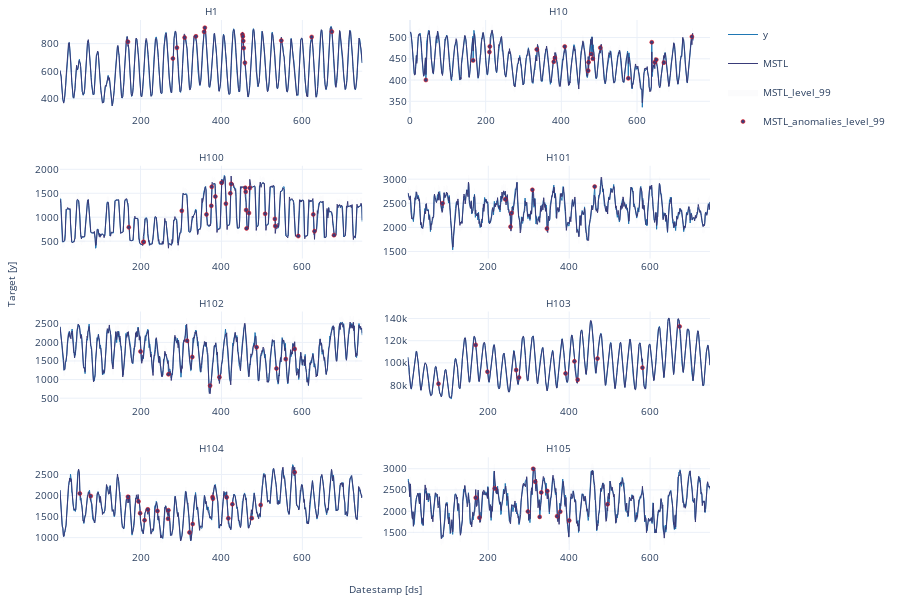

Notebook code cell kept with this figure:
### Code cell
StatsForecast.plot(insample_forecasts, plot_random = False, plot_anomalies = True)

### Figure 1 — Plotly figure (JSON) as saved in the notebook; plotly's stock layout.template omitted (floating-point values rounded to 4 significant figures; data arrays with more than 128 entries replaced by an {"elided": "..."} marker saying what was removed)
{"data": [{"legendgroup": "y", "line": {"color": "#1f77b4", "width": 1}, "mode": "lines", "name": "y", "showlegend": true, "type": "scatter", "x": {"elided": "748 int values"}, "xaxis": "x", "y": {"elided": "748 int values"}, "yaxis": "y"}, {"legendgroup": "MSTL", "line": {"color": "#393b79", "width": 1}, "mode": "lines", "name": "MSTL", "showlegend": true, "type": "scatter", "x": {"elided": "748 int values"}, "xaxis": "x", "y": {"elided": "748 float values"}, "yaxis": "y"}, {"fill": "toself", "fillcolor": "#393b79", "legendgroup": "MSTL_level_99", "line": {"color": "#393b79", "width": 1}, "mode": "lines", "name": "MSTL_level_99", "opacity": 0.01, "showlegend": true, "type": "scatter", "x": {"elided": "1496 int values"}, "xaxis": "x", "y": {"elided": "1496 float values"}, "yaxis": "y"}, {"fillcolor": "#393b79", "legendgroup": "MSTL_anomalies_level_99", "line": {"color": "#393b79", "width": 0.7}, "marker": {"line": {"color": "red", "width": 0.5}, "size": 4}, "mode": "markers", "name": "MSTL_anomalies_level_99", "opacity": 0.99, "showlegend": true, "type": "scatter", "x": [169, 280, 290, 309, 337, 357, 359, 452, 453, 454, 455, 458, 548, 623, 673], "xaxis": "x", "y": [813, 692, 770, 844, 853, 886, 916, 867, 852, 820, 768, 661, 822, 849, 887], "yaxis": "y"}, {"legendgroup": "y", "line": {"color": "#1f77b4", "width": 1}, "mode": "lines", "name": "y", "showlegend": false, "type": "scatter", "x": {"elided": "748 int values"}, "xaxis": "x2", "y": {"elided": "748 int values"}, "yaxis": "y2"}, {"legendgroup": "MSTL", "line": {"color": "#393b79", "width": 1}, "mode": "lines", "name": "MSTL", "showlegend": false, "type": "scatter", "x": {"elided": "748 int values"}, "xaxis": "x2", "y": {"elided": "748 float values"}, "yaxis": "y2"}, {"fill": "toself", "fillcolor": "#393b79", "legendgroup": "MSTL_level_99", "line": {"color": "#393b79", "width": 1}, "mode": "lines", "name": "MSTL_level_99", "opacity": 0.01, "showlegend": false, "type": "scatter", "x": {"elided": "1496 int values"}, "xaxis": "x2", "y": {"elided": "1496 float values"}, "yaxis": "y2"}, {"fillcolor": "#393b79", "legendgroup": "MSTL_anomalies_level_99", "line": {"color": "#393b79", "width": 0.7}, "marker": {"line": {"color": "red", "width": 0.5}, "size": 4}, "mode": "markers", "name": "MSTL_anomalies_level_99", "opacity": 0.99, "showlegend": false, "type": "scatter", "x": [42, 167, 210, 211, 335, 380, 383, 409, 471, 472, 479, 483, 503, 577, 639, 647, 651, 671, 745], "xaxis": "x2", "y": [400, 446, 466, 479, 472, 443, 452, 479, 422, 442, 461, 450, 476, 404, 489, 442, 448, 441, 502], "yaxis": "y2"}, {"legendgroup": "y", "line": {"color": "#1f77b4", "width": 1}, "mode": "lines", "name": "y", "showlegend": false, "type": "scatter", "x": {"elided": "748 int values"}, "xaxis": "x3", "y": {"elided": "748 float values"}, "yaxis": "y3"}, {"legendgroup": "MSTL", "line": {"color": "#393b79", "width": 1}, "mode": "lines", "name": "MSTL", "showlegend": false, "type": "scatter", "x": {"elided": "748 int values"}, "xaxis": "x3", "y": {"elided": "748 float values"}, "yaxis": "y3"}, {"fill": "toself", "fillcolor": "#393b79", "legendgroup": "MSTL_level_99", "line": {"color": "#393b79", "width": 1}, "mode": "lines", "name": "MSTL_level_99", "opacity": 0.01, "showlegend": false, "type": "scatter", "x": {"elided": "1496 int values"}, "xaxis": "x3", "y": {"elided": "1496 float values"}, "yaxis": "y3"}, {"fillcolor": "#393b79", "legendgroup": "MSTL_anomalies_level_99", "line": {"color": "#393b79", "width": 0.7}, "marker": {"line": {"color": "red", "width": 0.5}, "size": 4}, "mode": "markers", "name": "MSTL_anomalies_level_99", "opacity": 0.99, "showlegend": false, "type": "scatter", "x": [171, 207, 208, 302, 363, 375, 376, 385, 400, 411, 422, 424, 459, 460, 461, 462, 468, 470, 508, 532, 533, 590, 627, 630, 678], "xaxis": "x3", "y": [789, 480, 482, 1133, 1059, 1237, 1634, 1431, 1721, 1282, 1499, 1695, 1615, 1531, 1148, 765, 1087, 1608, 1070, 964, 815, 605, 1059, 707, 625], "yaxis": "y3"}, {"legendgroup": "y", "line": {"color": "#1f77b4", "width": 1}, "mode": "lines", "name": "y", "showlegend": false, "type": "scatter", "x": {"elided": "748 int values"}, "xaxis": "x4", "y": {"elided": "748 int values"}, "yaxis": "y4"}, {"legendgroup": "MSTL", "line": {"color": "#393b79", "width": 1}, "mode": "lines", "name": "MSTL", "showlegend": false, "type": "scatter", "x": {"elided": "748 int values"}, "xaxis": "x4", "y": {"elided": "748 float values"}, "yaxis": "y4"}, {"fill": "toself", "fillcolor": "#393b79", "legendgroup": "MSTL_level_99", "line": {"color": "#393b79", "width": 1}, "mode": "lines", "name": "MSTL_level_99", "opacity": 0.01, "showlegend": false, "type": "scatter", "x": {"elided": "1496 int values"}, "xaxis": "x4", "y": {"elided": "1496 float values"}, "yaxis": "y4"}, {"fillcolor": "#393b79", "legendgroup": "MSTL_anomalies_level_99", "line": {"color": "#393b79", "width": 0.7}, "marker": {"line": {"color": "red", "width": 0.5}, "size": 4}, "mode": "markers", "name": "MSTL_anomalies_level_99", "opacity": 0.99, "showlegend": false, "type": "scatter", "x": [87, 242, 255, 258, 309, 345, 463], "xaxis": "x4", "y": [2499, 2581, 2013, 2298, 2780, 1974, 2845], "yaxis": "y4"}, {"legendgroup": "y", "line": {"color": "#1f77b4", "width": 1}, "mode": "lines", "name": "y", "showlegend": false, "type": "scatter", "x": {"elided": "748 int values"}, "xaxis": "x5", "y": {"elided": "748 int values"}, "yaxis": "y5"}, {"legendgroup": "MSTL", "line": {"color": "#393b79", "width": 1}, "mode": "lines", "name": "MSTL", "showlegend": false, "type": "scatter", "x": {"elided": "748 int values"}, "xaxis": "x5", "y": {"elided": "748 float values"}, "yaxis": "y5"}, {"fill": "toself", "fillcolor": "#393b79", "legendgroup": "MSTL_level_99", "line": {"color": "#393b79", "width": 1}, "mode": "lines", "name": "MSTL_level_99", "opacity": 0.01, "showlegend": false, "type": "scatter", "x": {"elided": "1496 int values"}, "xaxis": "x5", "y": {"elided": "1496 float values"}, "yaxis": "y5"}, {"fillcolor": "#393b79", "legendgroup": "MSTL_anomalies_level_99", "line": {"color": "#393b79", "width": 0.7}, "marker": {"line": {"color": "red", "width": 0.5}, "size": 4}, "mode": "markers", "name": "MSTL_anomalies_level_99", "opacity": 0.99, "showlegend": false, "type": "scatter", "x": [200, 269, 315, 328, 372, 395, 487, 536, 559, 581], "xaxis": "x5", "y": [1755, 1141, 2042, 1606, 837, 1065, 1871, 1298, 1550, 1821], "yaxis": "y5"}, {"legendgroup": "y", "line": {"color": "#1f77b4", "width": 1}, "mode": "lines", "name": "y", "showlegend": false, "type": "scatter", "x": {"elided": "748 int values"}, "xaxis": "x6", "y": {"elided": "748 int values"}, "yaxis": "y6"}, {"legendgroup": "MSTL", "line": {"color": "#393b79", "width": 1}, "mode": "lines", "name": "MSTL", "showlegend": false, "type": "scatter", "x": {"elided": "748 int values"}, "xaxis": "x6", "y": {"elided": "748 float values"}, "yaxis": "y6"}, {"fill": "toself", "fillcolor": "#393b79", "legendgroup": "MSTL_level_99", "line": {"color": "#393b79", "width": 1}, "mode": "lines", "name": "MSTL_level_99", "opacity": 0.01, "showlegend": false, "type": "scatter", "x": {"elided": "1496 int values"}, "xaxis": "x6", "y": {"elided": "1496 float values"}, "yaxis": "y6"}, {"fillcolor": "#393b79", "legendgroup": "MSTL_anomalies_level_99", "line": {"color": "#393b79", "width": 0.7}, "marker": {"line": {"color": "red", "width": 0.5}, "size": 4}, "mode": "markers", "name": "MSTL_anomalies_level_99", "opacity": 0.99, "showlegend": false, "type": "scatter", "x": [77, 169, 198, 269, 276, 391, 413, 421, 470, 581, 673], "xaxis": "x6", "y": [81130, 116219, 91982, 93464, 86750, 90512, 101386, 84680, 103919, 95687, 132881], "yaxis": "y6"}, {"legendgroup": "y", "line": {"color": "#1f77b4", "width": 1}, "mode": "lines", "name": "y", "showlegend": false, "type": "scatter", "x": {"elided": "748 int values"}, "xaxis": "x7", "y": {"elided": "748 int values"}, "yaxis": "y7"}, {"legendgroup": "MSTL", "line": {"color": "#393b79", "width": 1}, "mode": "lines", "name": "MSTL", "showlegend": false, "type": "scatter", "x": {"elided": "748 int values"}, "xaxis": "x7", "y": {"elided": "748 float values"}, "yaxis": "y7"}, {"fill": "toself", "fillcolor": "#393b79", "legendgroup": "MSTL_level_99", "line": {"color": "#393b79", "width": 1}, "mode": "lines", "name": "MSTL_level_99", "opacity": 0.01, "showlegend": false, "type": "scatter", "x": {"elided": "1496 int values"}, "xaxis": "x7", "y": {"elided": "1496 float values"}, "yaxis": "y7"}, {"fillcolor": "#393b79", "legendgroup": "MSTL_anomalies_level_99", "line": {"color": "#393b79", "width": 0.7}, "marker": {"line": {"color": "red", "width": 0.5}, "size": 4}, "mode": "markers", "name": "MSTL_anomalies_level_99", "opacity": 0.99, "showlegend": false, "type": "scatter", "x": [50, 77, 169, 195, 199, 210, 218, 242, 268, 269, 321, 329, 378, 379, 413, 417, 427, 475, 497, 581], "xaxis": "x7", "y": [2047, 1988, 1972, 1859, 1581, 1414, 1671, 1634, 1447, 1652, 1124, 1322, 1964, 1926, 1956, 1459, 1794, 1462, 1775, 2554], "yaxis": "y7"}, {"legendgroup": "y", "line": {"color": "#1f77b4", "width": 1}, "mode": "lines", "name": "y", "showlegend": false, "type": "scatter", "x": {"elided": "748 int values"}, "xaxis": "x8", "y": {"elided": "748 int values"}, "yaxis": "y8"}, {"legendgroup": "MSTL", "line": {"color": "#393b79", "width": 1}, "mode": "lines", "name": "MSTL", "showlegend": false, "type": "scatter", "x": {"elided": "748 int values"}, "xaxis": "x8", "y": {"elided": "748 float values"}, "yaxis": "y8"}, {"fill": "toself", "fillcolor": "#393b79", "legendgroup": "MSTL_level_99", "line": {"color": "#393b79", "width": 1}, "mode": "lines", "name": "MSTL_level_99", "opacity": 0.01, "showlegend": false, "type": "scatter", "x": {"elided": "1496 int values"}, "xaxis": "x8", "y": {"elided": "1496 float values"}, "yaxis": "y8"}, {"fillcolor": "#393b79", "legendgroup": "MSTL_anomalies_level_99", "line": {"color": "#393b79", "width": 0.7}, "marker": {"line": {"color": "red", "width": 0.5}, "size": 4}, "mode": "markers", "name": "MSTL_anomalies_level_99", "opacity": 0.99, "showlegend": false, "type": "scatter", "x": [169, 178, 216, 298, 311, 316, 327, 331, 346, 370, 378, 400, 495], "xaxis": "x8", "y": [2317, 1846, 2536, 1991, 2999, 2693, 1864, 2440, 2474, 1880, 1987, 1777, 2164], "yaxis": "y8"}], "layout": {"annotations": [{"font": {"size": 10}, "showarrow": false, "text": "H1", "x": 0.2325, "xanchor": "center", "xref": "paper", "y": 1, "yanchor": "bottom", "yref": "paper"}, {"font": {"size": 10}, "showarrow": false, "text": "H10", "x": 0.7675, "xanchor": "center", "xref": "paper", "y": 1, "yanchor": "bottom", "yref": "paper"}, {"font": {"size": 10}, "showarrow": false, "text": "H100", "x": 0.2325, "xanchor": "center", "xref": "paper", "y": 0.725, "yanchor": "bottom", "yref": "paper"}, {"font": {"size": 10}, "showarrow": false, "text": "H101", "x": 0.7675, "xanchor": "center", "xref": "paper", "y": 0.725, "yanchor": "bottom", "yref": "paper"}, {"font": {"size": 10}, "showarrow": false, "text": "H102", "x": 0.2325, "xanchor": "center", "xref": "paper", "y": 0.45, "yanchor": "bottom", "yref": "paper"}, {"font": {"size": 10}, "showarrow": false, "text": "H103", "x": 0.7675, "xanchor": "center", "xref": "paper", "y": 0.45, "yanchor": "bottom", "yref": "paper"}, {"font": {"size": 10}, "showarrow": false, "text": "H104", "x": 0.2325, "xanchor": "center", "xref": "paper", "y": 0.175, "yanchor": "bottom", "yref": "paper"}, {"font": {"size": 10}, "showarrow": false, "text": "H105", "x": 0.7675, "xanchor": "center", "xref": "paper", "y": 0.175, "yanchor": "bottom", "yref": "paper"}, {"font": {"size": 10}, "showarrow": false, "text": "Datestamp [ds]", "x": 0.5, "xanchor": "center", "xref": "paper", "y": 0, "yanchor": "top", "yref": "paper", "yshift": -30}, {"font": {"size": 10}, "showarrow": false, "text": "Target [y]", "textangle": -90, "x": 0, "xanchor": "right", "xref": "paper", "xshift": -40, "y": 0.5, "yanchor": "middle", "yref": "paper"}], "autosize": true, "font": {"size": 10}, "height": 600, "margin": {"b": 50, "l": 60, "r": 10, "t": 20}, "xaxis": {"anchor": "y", "domain": [0, 0.465], "showticklabels": true, "visible": true}, "xaxis2": {"anchor": "y2", "domain": [0.535, 1.0], "showticklabels": true, "visible": true}, "xaxis3": {"anchor": "y3", "domain": [0, 0.465], "showticklabels": true, "visible": true}, "xaxis4": {"anchor": "y4", "domain": [0.535, 1.0], "showticklabels": true, "visible": true}, "xaxis5": {"anchor": "y5", "domain": [0, 0.465], "showticklabels": true, "visible": true}, "xaxis6": {"anchor": "y6", "domain": [0.535, 1.0], "showticklabels": true, "visible": true}, "xaxis7": {"anchor": "y7", "domain": [0, 0.465], "showticklabels": true, "visible": true}, "xaxis8": {"anchor": "y8", "domain": [0.535, 1.0], "showticklabels": true, "visible": true}, "yaxis": {"anchor": "x", "domain": [0.825, 1]}, "yaxis2": {"anchor": "x2", "domain": [0.825, 1]}, "yaxis3": {"anchor": "x3", "domain": [0.55, 0.725]}, "yaxis4": {"anchor": "x4", "domain": [0.55, 0.725]}, "yaxis5": {"anchor": "x5", "domain": [0.275, 0.45]}, "yaxis6": {"anchor": "x6", "domain": [0.275, 0.45]}, "yaxis7": {"anchor": "x7", "domain": [0, 0.175]}, "yaxis8": {"anchor": "x8", "domain": [0, 0.175]}}}
